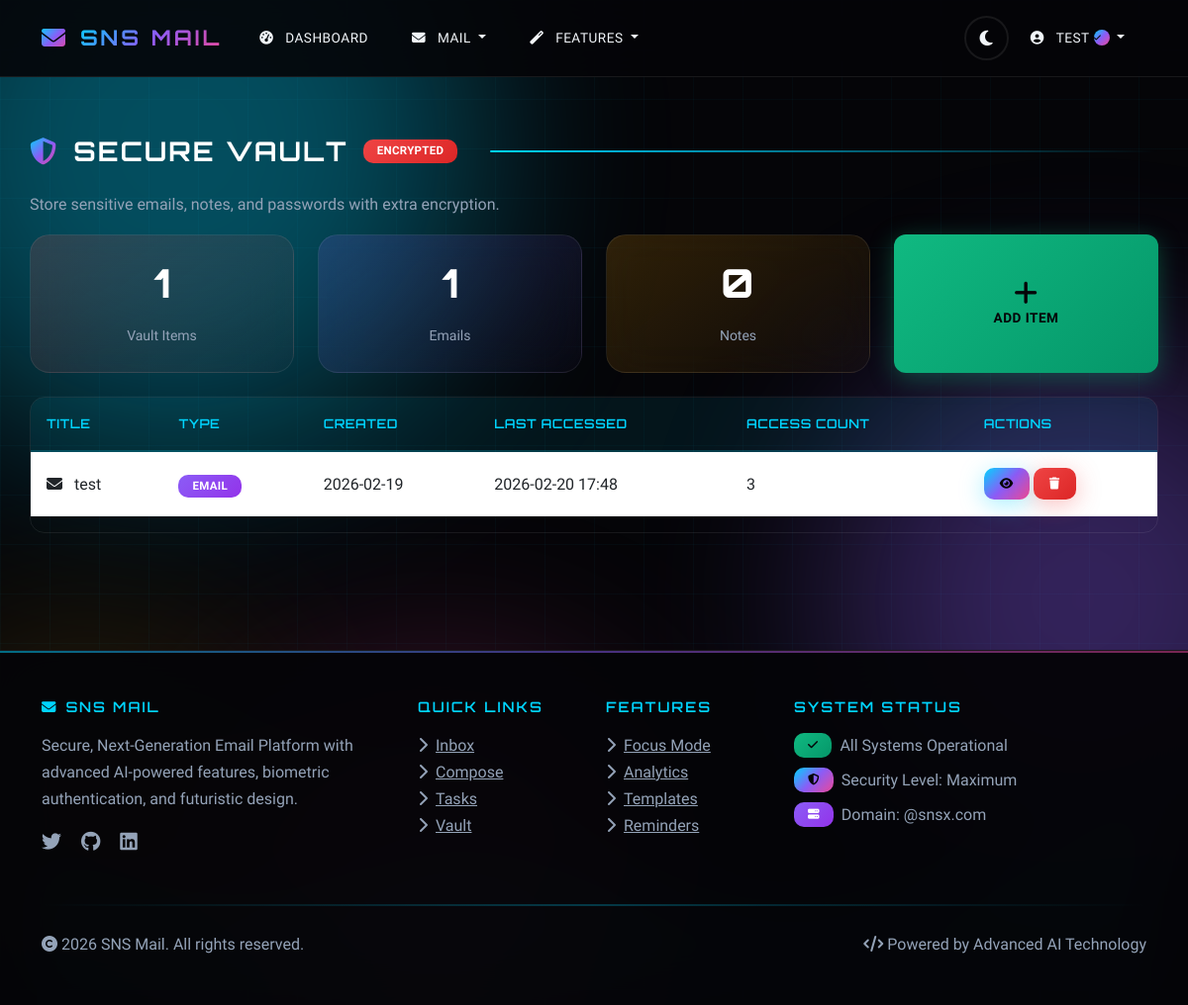
The app's page /features/vault (signed in) with its own data.
### sns_mail/database/models.py (models this page shows, shortened)
class User(UserMixin, db.Model):
    __tablename__ = 'users'
    id = db.Column(db.Integer, primary_key=True)
    name = db.Column(db.String(100), nullable=False)
    username = db.Column(db.String(50), unique=True, nullable=False)
    email = db.Column(db.String(120), unique=True, nullable=False)
    password_hash = db.Column(db.String(128))
    face_photo = db.Column(db.String(200))
    eye_scan = db.Column(db.String(200))
    totp_secret = db.Column(db.String(16))
    is_2fa_enabled = db.Column(db.Boolean, default=False)
    is_admin = db.Column(db.Boolean, default=False)
    is_server_admin = db.Column(db.Boolean, default=False)
    is_banned = db.Column(db.Boolean, default=False)
    ban_reason = db.Column(db.Text)
    is_verified = db.Column(db.Boolean, default=False)  # Blue tick verification
    created_at = db.Column(db.DateTime, default=datetime.utcnow)
    last_login = db.Column(db.DateTime)
    login_attempts = db.Column(db.Integer, default=0)
    locked_until = db.Column(db.DateTime)
    ai_preferences = db.Column(db.Text)  # JSON for AI learning preferences
    mood_tracking_enabled = db.Column(db.Boolean, default=True)
    focus_mode_enabled = db.Column(db.Boolean, default=False)
    focus_mode_until = db.Column(db.DateTime)
    sent_emails = db.relationship('Email', foreign_keys='Email.sender_id', backref='sender', lazy='dynamic')
    received_emails = db.relationship('Email', foreign_keys='Email.recipient_id', backref='recipient', lazy='dynamic')
    drafts = db.relationship('Draft', backref='user', lazy='dynamic')
    sent_folders = db.relationship('SentFolder', backref='user', lazy='dynamic')
    important_folders = db.relationship('ImportantFolder', backref='user', lazy='dynamic')
    archive_folders = db.relationship('ArchiveFolder', backref='user', lazy='dynamic')
    deleted_folders = db.relationship('DeletedFolder', backref='user', lazy='dynamic')
    spam_folders = db.relationship('SpamFolder', backref='user', lazy='dynamic')
    notes = db.relationship('Note', backref='user', lazy='dynamic')
    tasks = db.relationship('Task', backref='user', lazy='dynamic')
    vault_items = db.relationship('VaultItem', backref='user', lazy='dynamic')
    email_analytics = db.relationship('EmailAnalytics', backref='user', lazy='dynamic')
    scheduled_emails = db.relationship('ScheduledEmail', backref='user', lazy='dynamic')
    mood_logs = db.relationship('MoodLog', backref='user', lazy='dynamic')
    focus_sessions = db.relationship('FocusSession', backref='user', lazy='dynamic')
    email_templates = db.relationship('EmailTemplate', backref='user', lazy='dynamic')

class VaultItem(db.Model):
    __tablename__ = 'vault_items'
    id = db.Column(db.Integer, primary_key=True)
    user_id = db.Column(db.Integer, db.ForeignKey('users.id'), nullable=False)
    title = db.Column(db.String(200), nullable=False)
    content = db.Column(db.Text, nullable=False)  # Encrypted content
    item_type = db.Column(db.String(20), default='note')  # note, email, password, file
    email_id = db.Column(db.Integer, db.ForeignKey('emails.id'))
    encryption_key_hash = db.Column(db.String(128))
    created_at = db.Column(db.DateTime, default=datetime.utcnow)
    last_accessed = db.Column(db.DateTime)
    access_count = db.Column(db.Integer, default=0)
    auto_delete_at = db.Column(db.DateTime)

### sns_mail/core/features_routes.py (the view)
@features.route('/vault')
@login_required
def vault():
    items = VaultItem.query.filter_by(user_id=current_user.id).order_by(VaultItem.created_at.desc()).all()
    return render_template('features/vault.html', items=items)

### sns_mail/templates/features/vault.html (shortened to what this page needs)
{% extends "base.html" %}
{% block content %}
<div class="row">
    <div class="col-12">
        <h2 class="mb-4">
            <i class="fas fa-shield-alt text-danger"></i>
            Secure Vault
            <span class="badge bg-danger">Encrypted</span>
        </h2>
        <p class="text-muted">Store sensitive emails, notes, and passwords with extra encryption.</p>
    </div>
</div>
<div class="row mb-4">
    <div class="col-md-3">
        <div class="card bg-danger text-white">
            <div class="card-body text-center">
                <h3>{{ items|length }}</h3>
                <small>Vault Items</small>
            </div>
        </div>
    </div>
    <div class="col-md-3">
        <div class="card bg-info text-white">
            <div class="card-body text-center">
                <h3>{{ items|selectattr('item_type', 'equalto', 'email')|list|length }}</h3>
                <small>Emails</small>
            </div>
        </div>
    </div>
    <div class="col-md-3">
        <div class="card bg-warning text-white">
            <div class="card-body text-center">
                <h3>{{ items|selectattr('item_type', 'equalto', 'note')|list|length }}</h3>
                <small>Notes</small>
            </div>
        </div>
    </div>
    <div class="col-md-3">
        <a href="{{ url_for('features.add_vault_item') }}" class="btn btn-success w-100 h-100 d-flex align-items-center justify-content-center">
            <div class="text-center">
                <i class="fas fa-plus fa-2x"></i>
                <p class="mb-0">Add Item</p>
            </div>
        </a>
    </div>
</div>
<div class="row">
    <div class="col-12">
        {% if items %}
            <div class="table-responsive">
                <table class="table table-hover">
                    <thead>
                        <tr>
                            <th>Title</th>
                            <th>Type</th>
                            <th>Created</th>
                            <th>Last Accessed</th>
                            <th>Access Count</th>
                            <th>Actions</th>
                        </tr>
                    </thead>
                    <tbody>
                        {% for item in items %}
                            <tr>
                                <td>
                                    <i class="fas
                                        {% if item.item_type == 'email' %}fa-envelope
                                        {% elif item.item_type == 'password' %}fa-key
                                        {% elif item.item_type == 'file' %}fa-file
                                        {% else %}fa-sticky-note{% endif %} me-2"></i>
                                    {{ item.title }}
                                </td>
                                <td>
                                    <span class="badge
                                        {% if item.item_type == 'email' %}bg-info
                                        {% elif item.item_type == 'password' %}bg-warning
                                        {% elif item.item_type == 'file' %}bg-primary
                                        {% else %}bg-secondary{% endif %}">
                                        {{ item.item_type|title }}
                                    </span>
                                </td>
                                <td>{{ item.created_at.strftime('%Y-%m-%d') if item.created_at else 'N/A' }}</td>
                                <td>{{ item.last_accessed.strftime('%Y-%m-%d %H:%M') if item.last_accessed else 'Never' }}</td>
                                <td>{{ item.access_count }}</td>
                                <td>
                                    <a href="{{ url_for('features.view_vault_item', item_id=item.id) }}" class="btn btn-sm btn-primary">
                                        <i class="fas fa-eye"></i>
                                    </a>
                                    <form action="{{ url_for('features.delete_vault_item', item_id=item.id) }}" method="POST" style="display: inline;">
                                        <button type="submit" class="btn btn-sm btn-danger" onclick="return confirm('Delete this item?')">
                                            <i class="fas fa-trash"></i>
                                        </button>
                                    </form>
                                </td>
                            </tr>
                        {% endfor %}
                    </tbody>
                </table>
            </div>
        {% endif %}
    </div>
</div>
{% endblock %}

### sns_mail/templates/base.html (shortened to what this page needs)
<!DOCTYPE html>
<html lang="en">
<head>
    <link href="https://cdn.jsdelivr.net/npm/bootstrap@5.3.0/dist/css/bootstrap.min.css" rel="stylesheet">
    <link href="https://cdnjs.cloudflare.com/ajax/libs/font-awesome/6.4.0/css/all.min.css" rel="stylesheet">
    <link href="{{ url_for('static', filename='css/style.css') }}" rel="stylesheet">
</head>
<body>
    <div class="parallax-container">
        <div class="parallax-orb orb-1"></div>
        <div class="parallax-orb orb-2"></div>
    </div>
    <div class="wave-container">
    </div>
    <nav class="navbar navbar-expand-lg navbar-dark" id="mainNavbar">
        <div class="container">
            <a class="navbar-brand" href="{{ url_for('auth.index') }}">
                <i class="fas fa-envelope icon-animated"></i>
                <span>SNS Mail</span>
            </a>
            <div class="collapse navbar-collapse" id="navbarNav">
                <ul class="navbar-nav me-auto">
                    {% if current_user.is_authenticated %}
                        <li class="nav-item">
                            <a class="nav-link" href="{{ url_for('client.dashboard') }}">
                                <i class="fas fa-tachometer-alt"></i> Dashboard
                            </a>
                        </li>
                        <li class="nav-item dropdown">
                            <a class="nav-link dropdown-toggle" href="#" role="button" data-bs-toggle="dropdown">
                                <i class="fas fa-envelope"></i> Mail
                            </a>
                        </li>
                        <li class="nav-item dropdown">
                            <a class="nav-link dropdown-toggle" href="#" role="button" data-bs-toggle="dropdown">
                                <i class="fas fa-magic"></i> Features
                            </a>
                        </li>
                    {% endif %}
                </ul>
                <ul class="navbar-nav d-flex align-items-center">
                    <li class="nav-item">
                        <button class="theme-toggle" id="themeToggle" title="Toggle Theme">
                            <i class="fas fa-moon" id="themeIcon"></i>
                        </button>
                    </li>
                    {% if current_user.is_authenticated %}
                        <li class="nav-item dropdown">
                            <a class="nav-link dropdown-toggle" href="#" role="button" data-bs-toggle="dropdown">
                                <i class="fas fa-user-circle"></i>
                                <span class="verified-name">
                                    {{ current_user.username }}
                                    {% if current_user.is_verified %}
                                        <span class="verified-badge verified-badge-sm" data-tooltip="Verified User">
                                            <i class="fas fa-check"></i>
                                        </span>
                                    {% endif %}
                                </span>
                            </a>
                        </li>
                    {% endif %}
                </ul>
            </div>
        </div>
    </nav>
    <main class="container mt-4">
        {% block content %}{% endblock %}
    </main>
    <footer class="text-light mt-5 py-5">
        <div class="container">
            <div class="row">
                <div class="col-lg-4 mb-4">
                    <h5><i class="fas fa-envelope me-2 icon-pulse"></i>SNS Mail</h5>
                    <p class="mt-3">Secure, Next-Generation Email Platform with advanced AI-powered features, biometric authentication, and futuristic design.</p>
                    <div class="mt-3">
                        <a href="#" class="text-secondary me-3"><i class="fab fa-twitter fa-lg icon-animated"></i></a>
                        <a href="#" class="text-secondary me-3"><i class="fab fa-github fa-lg icon-animated"></i></a>
                        <a href="#" class="text-secondary me-3"><i class="fab fa-linkedin fa-lg icon-animated"></i></a>
                    </div>
                </div>
                <div class="col-lg-2 col-md-4 mb-4">
                    <h5>Quick Links</h5>
                    <ul class="list-unstyled mt-3">
                        <li><a href="{{ url_for('client.inbox') }}" class="text-secondary"><i class="fas fa-chevron-right me-2"></i>Inbox</a></li>
                        <li><a href="{{ url_for('client.compose') }}" class="text-secondary"><i class="fas fa-chevron-right me-2"></i>Compose</a></li>
                        <li><a href="{{ url_for('features.tasks') }}" class="text-secondary"><i class="fas fa-chevron-right me-2"></i>Tasks</a></li>
                        <li><a href="{{ url_for('features.vault') }}" class="text-secondary"><i class="fas fa-chevron-right me-2"></i>Vault</a></li>
                    </ul>
                </div>
                <div class="col-lg-2 col-md-4 mb-4">
                    <h5>Features</h5>
                    <ul class="list-unstyled mt-3">
                        <li><a href="{{ url_for('features.focus_mode') }}" class="text-secondary"><i class="fas fa-chevron-right me-2"></i>Focus Mode</a></li>
                        <li><a href="{{ url_for('features.analytics') }}" class="text-secondary"><i class="fas fa-chevron-right me-2"></i>Analytics</a></li>
                        <li><a href="{{ url_for('features.templates') }}" class="text-secondary"><i class="fas fa-chevron-right me-2"></i>Templates</a></li>
                        <li><a href="{{ url_for('features.reminders') }}" class="text-secondary"><i class="fas fa-chevron-right me-2"></i>Reminders</a></li>
                    </ul>
                </div>
                <div class="col-lg-4 col-md-4 mb-4">
                    <h5>System Status</h5>
                    <div class="mt-3">
                        <div class="d-flex align-items-center mb-2">
                            <span class="badge bg-success me-2"><i class="fas fa-check icon-pulse"></i></span>
                            <span class="text-secondary">All Systems Operational</span>
                        </div>
                        <div class="d-flex align-items-center mb-2">
                            <span class="badge bg-primary me-2"><i class="fas fa-shield-alt icon-pulse"></i></span>
                            <span class="text-secondary">Security Level: Maximum</span>
                        </div>
                        <div class="d-flex align-items-center">
                            <span class="badge bg-info me-2"><i class="fas fa-server icon-pulse"></i></span>
                            <span class="text-secondary">Domain: @snsx.com</span>
                        </div>
                    </div>
                </div>
            </div>
            <hr>
            <div class="row align-items-center">
                <div class="col-md-6">
                    <p class="mb-0 text-secondary">
                        <i class="fas fa-copyright"></i> 2026 SNS Mail. All rights reserved.
                    </p>
                </div>
                <div class="col-md-6 text-md-end">
                    <p class="mb-0 text-secondary">
                        <i class="fas fa-code"></i> Powered by Advanced AI Technology
                    </p>
                </div>
            </div>
        </div>
    </footer>
</body>
</html>

### records on screen
User: username "TEST"
VaultItem: title "test", item_type "EMAIL", created_at "2026-02-19", last_accessed "2026-02-20 17:48", access_count "3"

### other values on screen
{{ items|length }} "1"
{{ items|selectattr('item_type', 'equalto', 'email')|list|length }} "1"
{{ items|selectattr('item_type', 'equalto', 'note')|list|length }} "0"
